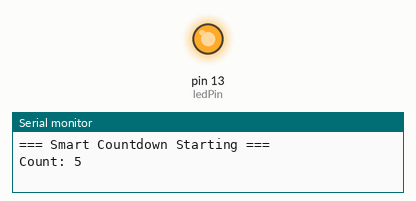
A sketch run on a simulated Arduino Uno, built with avr-gcc and run on an emulated ATmega328P. Parts: output pins drawn as LEDs (lit = HIGH), the last lines printed to the serial monitor.

Above: at 0.1 s.
At 9.9 s:
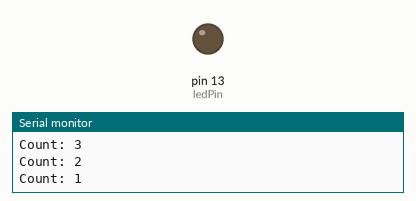
Timing chart, 0 to 11.4 s (numbered marks = the images above):
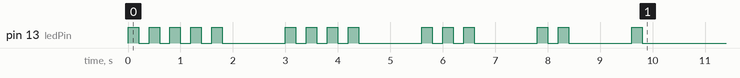

The sketch:

sketch_jun21a.ino
```cpp
int startValue = 5;   // initial value for countdown
int ledPin = 13;      // built‑in LED on most Arduino boards

// Function that blinks the LED a given number of times
void flashLED(int times) {
  for (int i = 0; i < times; i++) {
    digitalWrite(ledPin, HIGH);
    delay(200);               // LED on for 200 ms
    digitalWrite(ledPin, LOW);
    delay(200);               // LED off for 200 ms
  }
}
void setup() {
  pinMode(ledPin, OUTPUT);
  Serial.begin(9600);
  Serial.println("=== Smart Countdown Starting ===");

  int count = startValue;     // copy the start value

  while (count >= 1) {        // count down to 1 inclusive
    Serial.print("Count: ");
    Serial.println(count);

    flashLED(count);          // blink as many times as current count

    delay(1000);              // wait 1 second between steps
    count = count - 1;        // decrement
  }

  Serial.println("=== Countdown Complete ===");
}

void loop() {
  // put your main code here, to run repeatedly:

}
```
